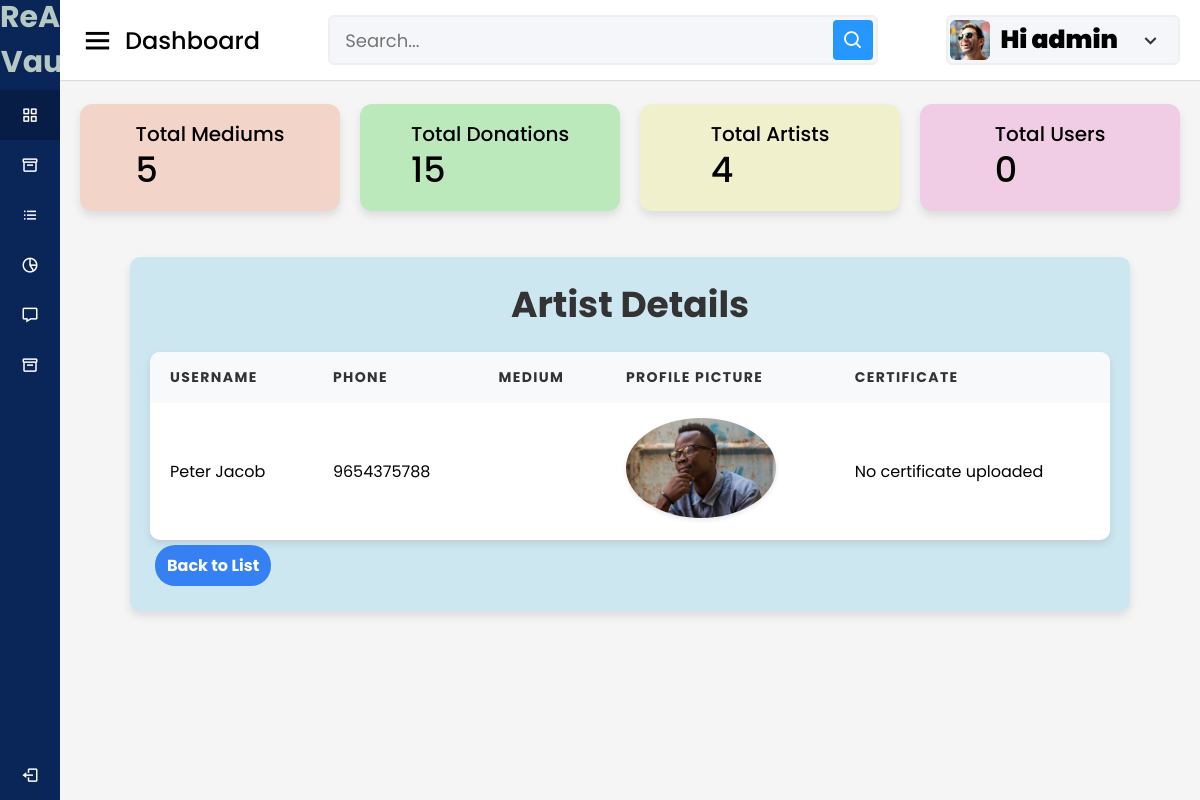
Screenshot of /adminclick/artist-details/4/ (signed in) with the database file from the repository.
### accounts/models.py (models this page shows, shortened)
class Adminclick(models.Model):
    user = models.OneToOneField(User, on_delete = models.CASCADE)
    phone = models.IntegerField(default=99999999)
    profile_pic = models.ImageField(upload_to= 'picture/admin/admin.jpg', null=True)

class Artist(models.Model):
    user = models.OneToOneField(User, on_delete = models.CASCADE)
    phone = models.IntegerField(default=99999999)
    profile_pic = models.ImageField(upload_to= 'picture/artist', null=True,default='picture/artist/hi.jpg')
    is_approved = models.BooleanField(default=False)
    mediums = models.ManyToManyField(MediumOfWaste, blank=True)
    certificate=models.FileField(upload_to='certificates/',null= True, blank=True)

### adminclick/views.py (the view)
# urls.py: path('artist-details/<int:artist_id>/',views. artist_details, name='artist_details'),
def artist_details(request, artist_id):
    adminclick= request.user.adminclick
    total_medium_of_waste=MediumOfWaste.objects.count()
    total_donations=Donation.objects.count()
    total_artists=Artist.objects.count()
    artist=get_object_or_404(Artist, id=artist_id)
    context={
        'artist': artist,
         'adminclick':adminclick,
            'total_medium_of_waste':total_medium_of_waste,
            'total_donations':total_donations,
            'total_artists':total_artists
    }
    return render(request, 'admin/artist_details.html', context)

### cart/context_processors.py (called while the page is built, shortened)
def counter(request):
    cart_count=0
    if 'admin' in request.path:
        return{}
    return dict(cart_count=cart_count)

### category/context_processors.py (called while the page is built)
def menu_links(request):
    links = Category.objects.all()
    return dict(links=links)

### template/admin/artist_details.html (shortened to what this page needs)
{% load static %}
<!DOCTYPE html>
<html lang="en" dir="ltr">
<head>
  <link rel="stylesheet" href="{% static 'assets/css/styles.css' %}">
  <link href='https://unpkg.com/boxicons@2.0.7/css/boxicons.min.css' rel='stylesheet'>
</head>
<body>
  <div class="sidebar">
    <div class="logo-details">
      <span class="logo_name" style="font-size: 30px; text-align: center; font-weight: 700; color: #b5c8c1;">ReArt Vault</span>
    </div>
    <ul class="nav-links">
      <li>
        <a href="{% url 'admin_dashboard' %}" class="active">
          <i class='bx bx-grid-alt'></i>
          <span class="links_name">Admin Dashboard</span>
        </a>
      </li>
      <li>
        <a href="{% url 'add_medium_of_waste' %}">
          <i class='bx bx-box'></i>
          <span class="links_name">Add Medium </span>
        </a>
      </li>
      <li>
        <a href="{% url 'approve_artists' %}">
          <i class='bx bx-list-ul'></i>
          <span class="links_name">Manage Artists</span>
        </a>
      </li>
      <li>
        <a href="{% url 'donation_listview' %}">
          <i class='bx bx-pie-chart-alt-2'></i>
          <span class="links_name">Manage Donations</span>
        </a>
      </li>
      <li>
        <a href="{% url 'set_rates' %}">
          <i class='bx bx-message'></i>
          <span class="links_name">Set Pricing</span>
        </a>
      </li>
      <li>
        <a href="{% url 'add_category' %}">
          <i class='bx bx-box'></i>
          <span class="links_name">Add Category</span>
        </a>
      </li>
      <li class="log_out">
        <a href="{% url 'userlogout' %}">
          <i class='bx bx-log-out'></i>
          <span class="links_name">Log out</span>
        </a>
      </li>
    </ul>
  </div>
  <section class="home-section">
    <nav>
      <div class="sidebar-button">
        <i class='bx bx-menu sidebarBtn'></i>
        <span class="dashboard">  Dashboard</span>
      </div>
      <div class="search-box">
        <input type="text" placeholder="Search...">
        <i class='bx bx-search'></i>
      </div>
      <div class="profile-details">
        <img src="{{adminclick.profile_pic.url}}" alt="">
        <span class="admin_name" style="font-size: 25px; font-weight: 900; color: #010302;">Hi {{user.username}}</span>
        <i class='bx bx-chevron-down'></i>
      </div>
    </nav>
<body>
  <div class="home-content">
    <div class="overview-boxes">
      <div class="box" style="background-color:rgb(243, 212, 200);">
        <div class="right-side">
          <div class="box-topic">Total Mediums</div>
          <div class="number">{{ total_medium_of_waste }}</div>
        </div>
      </div>
      <div class="box" style="background-color:rgb(188, 233, 188);">
        <div class="right-side">
          <div class="box-topic">Total Donations</div>
          <div class="number">{{total_donations}}</div>
        </div>
      </div>
      <div class="box" style="background-color:rgb(240, 240, 205);">
        <div class="right-side">
          <div class="box-topic">Total Artists</div>
          <div class="number"> {{total_artists}}</div>
        </div>
      </div>
      <div class="box" style="background-color:rgb(240, 205, 228);">
        <div class="right-side">
          <div class="box-topic">Total Users</div>
          <div class="number">0</div>
        </div>
      </div>
    </div>
    <div class="sales-boxes">
      <div class="recent-sales box" style="background-color: rgb(205, 231, 240); padding: 20px; border-radius: 10px; width:1000px;">
          <div class="title" style="font-size: 24px; font-weight: bold; margin-bottom: 20px;"> <h1>Artist Details</h1></div>
          <table class="artist-table">
            <thead>
              <tr>
                <th>Username</th>
                <th>Phone</th>
                <th>Medium</th>
                <th>Profile Picture</th>
                <th>Certificate</th>
              </tr>
            </thead>
            <tbody>
          <tbody>
              <tr>
                  <td>{{ artist.user.username }}</td>
                  <td>{{ artist.phone }}</td>
                  <td>
                  </td>
                  <td>
                    <img src="{{ artist.profile_pic.url }}" alt="{{ artist.user.username }}" width="150">
                  </td>
                  <td>
                    {% if artist.certificate %}
                    <a href="{{ artist.certificate.url }}" target="_blank" class="btn btn-primary">View Certificate</a>
                {% else %}
                    No certificate uploaded
                {% endif %}
                  </td>
              </tr>
          </tbody>
      </table>
      <a href="{% url 'approve_artists' %}" class="btn btn-primary">Back to List</a>
  </body>
  </html>

### static/assets/css/styles.css (style rules this page uses)
* { margin: 0; padding: 0; box-sizing: border-box; font-family: 'Poppins', sans-serif; }
.sidebar { position: fixed; height: 100%; width: 240px; background: #0A2558; transition: all 0.5s ease; }
.sidebar .logo-details { height: 80px; display: flex; align-items: center; }
.sidebar .logo-details .logo_name { color: #fff; font-size: 24px; font-weight: 500; }
.sidebar .nav-links { margin-top: 10px; }
.sidebar .nav-links li { position: relative; list-style: none; height: 50px; }
.sidebar .nav-links li a { height: 100%; width: 100%; display: flex; align-items: center; text-decoration: none; transition: all 0.4s ease; }
.sidebar .nav-links li a.active { background: #081D45; }
.sidebar .nav-links li i { min-width: 60px; text-align: center; font-size: 18px; color: #fff; }
.sidebar .nav-links li a .links_name { color: #fff; font-size: 15px; font-weight: 400; white-space: nowrap; }
.sidebar .nav-links .log_out { position: absolute; bottom: 0; width: 100%; }
.home-section { position: relative; background: #f5f5f5; min-height: 100vh; width: calc(100% - 240px); left: 240px; transition: all 0.5s ease; }
.home-section nav { display: flex; justify-content: space-between; height: 80px; background: #fff; display: flex; align-items: center; position: fixed; width: calc(100% - 240px); left: 240px; z-index: 100; padding: 0 20px; box-shadow: 0 1px 1px rgba(0, 0, 0, 0.1); transition: all 0.5s ease; }
.home-section nav .sidebar-button { display: flex; align-items: center; font-size: 24px; font-weight: 500; }
nav .sidebar-button i { font-size: 35px; margin-right: 10px; }
.home-section nav .search-box { position: relative; height: 50px; max-width: 550px; width: 100%; margin: 0 20px; }
nav .search-box input { height: 100%; width: 100%; outline: none; background: #F5F6FA; border: 2px solid #EFEEF1; border-radius: 6px; font-size: 18px; padding: 0 15px; }
nav .search-box .bx-search { position: absolute; height: 40px; width: 40px; background: #2697FF; right: 5px; top: 50%; transform: translateY(-50%); border-radius: 4px; line-height: 40px; text-align: center; color: #fff; font-size: 22px; transition: all 0.4 ease; }
.home-section nav .profile-details { display: flex; align-items: center; background: #F5F6FA; border: 2px solid #EFEEF1; border-radius: 6px; height: 50px; min-width: 190px; padding: 0 15px 0 2px; }
nav .profile-details img { height: 40px; width: 40px; border-radius: 6px; object-fit: cover; }
nav .profile-details .admin_name { font-size: 15px; font-weight: 500; color: #333; margin: 0 10px; white-space: nowrap; }
nav .profile-details i { font-size: 25px; color: #333; }
.home-section .home-content { position: relative; padding-top: 104px; }
.home-content .overview-boxes { display: flex; align-items: center; justify-content: space-between; flex-wrap: wrap; padding: 0 20px; margin-bottom: 26px; }
.overview-boxes .box { display: flex; align-items: center; justify-content: center; width: calc(100% / 4 - 15px); background: #fff; padding: 15px 14px; border-radius: 12px; box-shadow: 0 5px 10px rgba(0,0,0,0.1); }
.overview-boxes .box-topic { font-size: 20px; font-weight: 500; }
.home-content .box .number { display: inline-block; font-size: 35px; margin-top: -6px; font-weight: 500; }
.home-content .sales-boxes { display: flex; justify-content: space-between; }
.home-content .sales-boxes .recent-sales { width: 65%; background: #fff; padding: 20px 30px; margin: 0 20px; border-radius: 12px; box-shadow: 0 5px 10px rgba(0, 0, 0, 0.1); }
.sales-boxes .box .title { font-size: 24px; font-weight: 500; }
@media (max-width: 1240px) { .sidebar { width: 60px; } }
@media (max-width: 1240px) { .home-section { width: calc(100% - 60px); left: 60px; } }
@media (max-width: 1240px) { .home-section nav { width: calc(100% - 60px); left: 60px; } }

### rows the page displays
Adminclick: profile_pic (picture)
Artist: user.username "Peter Jacob", phone "9654375788", profile_pic (picture)

### other values shown
{{ user.username }} "admin"
{{ total_medium_of_waste }} "5"
{{ total_donations }} "15"
{{ total_artists }} "4"
